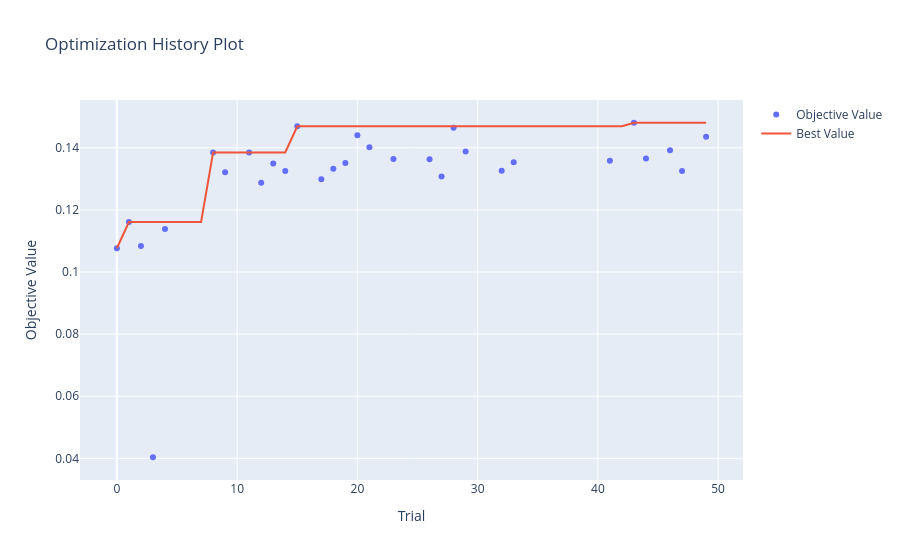

The notebook cell this image was saved under:
### Markdown cell above
## Analyze study

### Code cell
plot_optimization_history(study)

### Figure 1 — Plotly figure (JSON) as saved in the notebook; plotly's stock layout.template omitted (floating-point values rounded to 4 significant figures)
{"data": [{"mode": "markers", "name": "Objective Value", "type": "scatter", "x": [0, 1, 2, 3, 4, 8, 9, 11, 12, 13, 14, 15, 17, 18, 19, 20, 21, 23, 26, 27, 28, 29, 32, 33, 41, 43, 44, 46, 47, 49], "y": [0.1077, 0.1161, 0.1084, 0.04035, 0.1139, 0.1385, 0.1321, 0.1385, 0.1287, 0.135, 0.1325, 0.1469, 0.1299, 0.1333, 0.1351, 0.144, 0.1402, 0.1364, 0.1363, 0.1307, 0.1464, 0.1388, 0.1326, 0.1353, 0.1358, 0.1481, 0.1365, 0.1392, 0.1325, 0.1435]}, {"mode": "lines", "name": "Best Value", "type": "scatter", "x": [0, 1, 2, 3, 4, 5, 6, 7, 8, 9, 10, 11, 12, 13, 14, 15, 16, 17, 18, 19, 20, 21, 22, 23, 24, 25, 26, 27, 28, 29, 30, 31, 32, 33, 34, 35, 36, 37, 38, 39, 40, 41, 42, 43, 44, 45, 46, 47, 48, 49], "y": [0.1077, 0.1161, 0.1161, 0.1161, 0.1161, 0.1161, 0.1161, 0.1161, 0.1385, 0.1385, 0.1385, 0.1385, 0.1385, 0.1385, 0.1385, 0.1469, 0.1469, 0.1469, 0.1469, 0.1469, 0.1469, 0.1469, 0.1469, 0.1469, 0.1469, 0.1469, 0.1469, 0.1469, 0.1469, 0.1469, 0.1469, 0.1469, 0.1469, 0.1469, 0.1469, 0.1469, 0.1469, 0.1469, 0.1469, 0.1469, 0.1469, 0.1469, 0.1469, 0.1481, 0.1481, 0.1481, 0.1481, 0.1481, 0.1481, 0.1481]}, {"marker": {"color": "#cccccc"}, "mode": "markers", "name": "Infeasible Trial", "showlegend": false, "type": "scatter", "x": [], "y": []}], "layout": {"title": {"text": "Optimization History Plot"}, "xaxis": {"title": {"text": "Trial"}}, "yaxis": {"title": {"text": "Objective Value"}}}}
